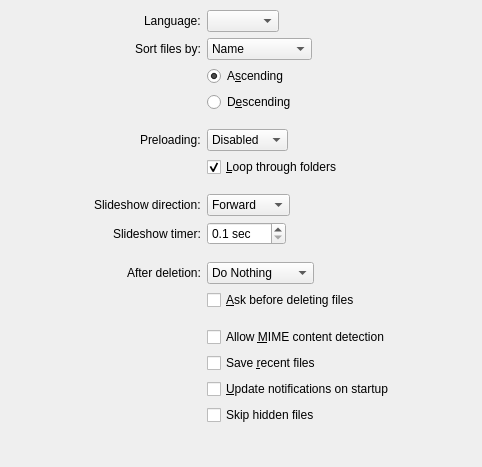
        <widget class="QWidget" name="misc">
         <property name="geometry">
          <rect>
           <x>0</x>
           <y>0</y>
           <width>482</width>
           <height>467</height>
          </rect>
         </property>
         <property name="sizePolicy">
          <sizepolicy hsizetype="Preferred" vsizetype="Fixed">
           <horstretch>0</horstretch>
           <verstretch>0</verstretch>
          </sizepolicy>
         </property>
         <layout class="QFormLayout" name="miscLayout">
          <property name="fieldGrowthPolicy">
           <enum>QFormLayout::FieldsStayAtSizeHint</enum>
          </property>
          <property name="labelAlignment">
           <set>Qt::AlignRight|Qt::AlignTrailing|Qt::AlignVCenter</set>
          </property>
          <property name="formAlignment">
           <set>Qt::AlignHCenter|Qt::AlignTop</set>
          </property>
          <property name="leftMargin">
           <number>10</number>
          </property>
          <property name="topMargin">
           <number>10</number>
          </property>
          <property name="rightMargin">
           <number>10</number>
          </property>
          <property name="bottomMargin">
           <number>10</number>
          </property>
          <item row="0" column="0">
           <widget class="QLabel" name="langComboLabel">
            <property name="text">
             <string>Language:</string>
            </property>
           </widget>
          </item>
          <item row="0" column="1">
           <widget class="QComboBox" name="langComboBox"/>
          </item>
          <item row="1" column="0">
           <widget class="QLabel" name="label_8">
            <property name="text">
             <string>Sort files by:</string>
            </property>
           </widget>
          </item>
          <item row="1" column="1">
           <widget class="QComboBox" name="sortComboBox">
            <item>
             <property name="text">
              <string>Name</string>
             </property>
            </item>
            <item>
             <property name="text">
              <string>Date Modified</string>
             </property>
            </item>
            <item>
             <property name="text">
              <string>Date Created</string>
             </property>
            </item>
            <item>
             <property name="text">
              <string>Size</string>
             </property>
            </item>
            <item>
             <property name="text">
              <string>Type</string>
             </property>
            </item>
            <item>
             <property name="text">
              <string>Random</string>
             </property>
            </item>
           </widget>
          </item>
          <item row="2" column="1">
           <widget class="QRadioButton" name="descendingRadioButton0">
            <property name="text">
             <string>A&amp;scending</string>
            </property>
            <property name="checked">
             <bool>true</bool>
            </property>
           </widget>
          </item>
          <item row="3" column="1">
           <widget class="QRadioButton" name="descendingRadioButton1">
            <property name="text">
             <string>D&amp;escending</string>
            </property>
           </widget>
          </item>
          <item row="4" column="1">
           <spacer name="horizontalSpacer_6">
            <property name="orientation">
             <enum>Qt::Horizontal</enum>
            </property>
            <property name="sizeHint" stdset="0">
             <size>
              <width>40</width>
              <height>5</height>
             </size>
            </property>
           </spacer>
          </item>
          <item row="5" column="0">
           <widget class="QLabel" name="label_7">
            <property name="toolTip">
             <string>Controls the amount of images preloaded</string>
            </property>
            <property name="text">
             <string>Preloading:</string>
            </property>
           </widget>
          </item>
          <item row="5" column="1">
           <widget class="QComboBox" name="preloadingComboBox">
            <property name="toolTip">
             <string>Controls the amount of images preloaded</string>
            </property>
            <property name="currentIndex">
             <number>0</number>
            </property>
            <item>
             <property name="text">
              <string>Disabled</string>
             </property>
            </item>
            <item>
             <property name="text">
              <string>Adjacent</string>
             </property>
            </item>
            <item>
             <property name="text">
              <string>Extended</string>
             </property>
            </item>
           </widget>
          </item>
          <item row="6" column="1">
           <widget class="QCheckBox" name="loopFoldersCheckbox">
            <property name="toolTip">
             <string>Controls whether or not iqView should go back to the first item after reaching the end of a folder</string>
            </property>
            <property name="text">
             <string>&amp;Loop through folders</string>
            </property>
            <property name="checked">
             <bool>true</bool>
            </property>
           </widget>
          </item>
          <item row="7" column="1">
           <spacer name="horizontalSpacer_5">
            <property name="orientation">
             <enum>Qt::Horizontal</enum>
            </property>
            <property name="sizeHint" stdset="0">
             <size>
              <width>40</width>
              <height>5</height>
             </size>
            </property>
           </spacer>
          </item>
          <item row="8" column="0">
           <widget class="QLabel" name="label_4">
            <property name="text">
             <string>Slideshow direction:</string>
            </property>
           </widget>
          </item>
          <item row="8" column="1">
           <widget class="QComboBox" name="slideshowDirectionComboBox">
            <item>
             <property name="text">
              <string>Forward</string>
             </property>
            </item>
            <item>
             <property name="text">
              <string>Backward</string>
             </property>
            </item>
           </widget>
          </item>
          <item row="9" column="0">
           <widget class="QLabel" name="label_5">
            <property name="text">
             <string>Slideshow timer:</string>
            </property>
           </widget>
          </item>
          <item row="9" column="1">
           <widget class="QDoubleSpinBox" name="slideshowTimerSpinBox">
            <property name="suffix">
             <string> sec</string>
            </property>
            <property name="decimals">
             <number>1</number>
            </property>
            <property name="minimum">
             <double>0.100000000000000</double>
            </property>
            <property name="maximum">
             <double>999.899999999999977</double>
            </property>
            <property name="singleStep">
             <double>0.100000000000000</double>
            </property>
           </widget>
          </item>
          <item row="10" column="1">
           <spacer name="horizontalSpacer_7">
            <property name="orientation">
             <enum>Qt::Horizontal</enum>
            </property>
            <property name="sizeHint" stdset="0">
             <size>
              <width>40</width>
              <height>5</height>
             </size>
            </property>
           </spacer>
          </item>
          <item row="11" column="0">
           <widget class="QLabel" name="label_10">
            <property name="text">
             <string>After deletion:</string>
            </property>
           </widget>
          </item>
          <item row="11" column="1">
           <widget class="QComboBox" name="afterDeletionComboBox">
            <property name="currentIndex">
             <number>1</number>
            </property>
            <item>
             <property name="text">
              <string>Move Back</string>
             </property>
            </item>
            <item>
             <property name="text">
              <string>Do Nothing</string>
             </property>
            </item>
            <item>
             <property name="text">
              <string>Move Forward</string>
             </property>
            </item>
           </widget>
          </item>
          <item row="12" column="1">
           <widget class="QCheckBox" name="askDeleteCheckbox">
            <property name="text">
             <string>&amp;Ask before deleting files</string>
            </property>
           </widget>
          </item>
          <item row="13" column="1">
           <spacer name="horizontalSpacer_8">
            <property name="orientation">
             <enum>Qt::Horizontal</enum>
            </property>
            <property name="sizeHint" stdset="0">
             <size>
              <width>40</width>
              <height>5</height>
             </size>
            </property>
           </spacer>
          </item>
          <item row="14" column="1">
           <widget class="QCheckBox" name="mimeContentDetectionCheckbox">
            <property name="toolTip">
             <string>Detect supported files in folder even if extension isn't recognized (may be slow with larger/network folders)</string>
            </property>
            <property name="text">
             <string>Allow &amp;MIME content detection</string>
            </property>
           </widget>
          </item>
          <item row="15" column="1">
           <widget class="QCheckBox" name="saveRecentsCheckbox">
            <property name="text">
             <string>Save &amp;recent files</string>
            </property>
           </widget>
          </item>
          <item row="16" column="1">
           <widget class="QCheckBox" name="updateCheckbox">
            <property name="text">
             <string extracomment="The notifications are for new iqView releases">&amp;Update notifications on startup</string>
            </property>
           </widget>
          </item>
          <item row="17" column="1">
           <widget class="QCheckBox" name="skipHiddenCheckbox">
            <property name="toolTip">
             <string>Skip hidden files when browsing to the next/previous file</string>
            </property>
            <property name="text">
             <string extracomment="Don't view files with 'hidden' attribute">Skip hidden files</string>
            </property>
           </widget>
          </item>
         </layout>
        </widget>
